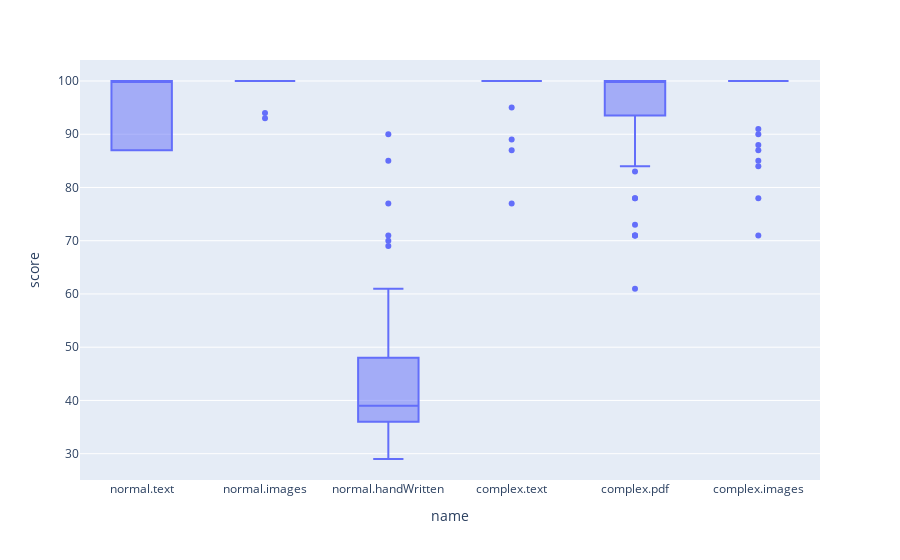

This figure's notebook cell:
### Code cell
fig = px.box(df_code, x = "name", y = "score")
fig.show()

### Figure 1 — Plotly figure (JSON) as saved in the notebook; plotly's stock layout.template omitted (floating-point values rounded to 4 significant figures; data arrays with more than 128 entries replaced by an {"elided": "..."} marker saying what was removed)
{"data": [{"alignmentgroup": "True", "hovertemplate": "name=%{x}<br>score=%{y}<extra></extra>", "legendgroup": "", "marker": {"color": "#636efa"}, "name": "", "notched": false, "offsetgroup": "", "orientation": "v", "showlegend": false, "type": "box", "x": {"elided": "720 str values"}, "x0": " ", "xaxis": "x", "y": {"elided": "720 int values"}, "y0": " ", "yaxis": "y"}], "layout": {"boxmode": "group", "legend": {"tracegroupgap": 0}, "margin": {"t": 60}, "xaxis": {"anchor": "y", "domain": [0, 1], "title": {"text": "name"}}, "yaxis": {"anchor": "x", "domain": [0, 1], "title": {"text": "score"}}}}
